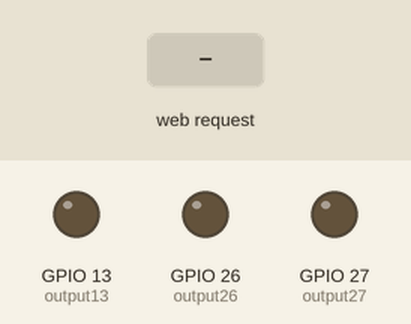
Recording of a sketch running on a simulated ESP32. Shown: output pins drawn as LEDs (lit = HIGH). Inputs (shaded band) come from the test bench. WiFi joins after 1.5 s; servers stay silent unless stated; what the sketch prints to the serial monitor is not drawn.

Above: at 2.7 s.
2.8 s: HTTP request GET /26/on received
At 4.0 s:
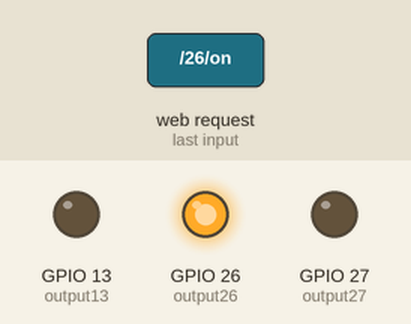
4.3 s: HTTP request GET /27/on received
At 5.3 s:
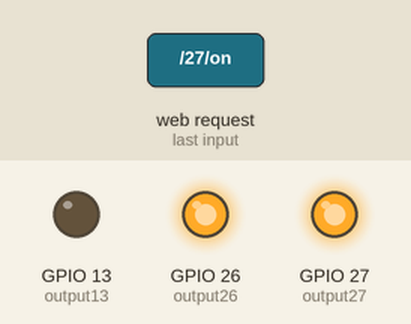
5.8 s: HTTP request GET /26/off received
At 6.4 s:
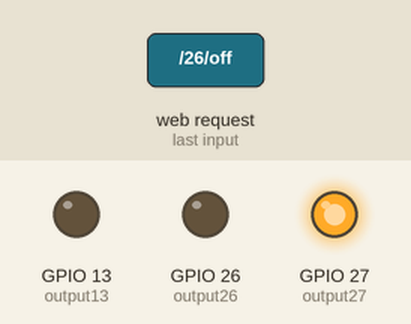
7.3 s: HTTP request GET /13/on received
At 7.6 s:
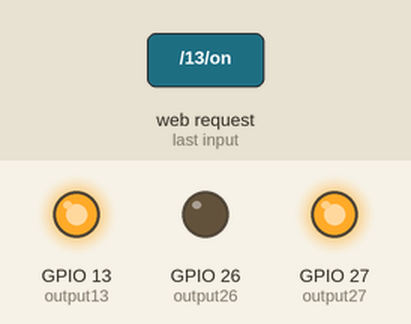
8.8 s: HTTP request GET /27/off received
At 9.9 s:
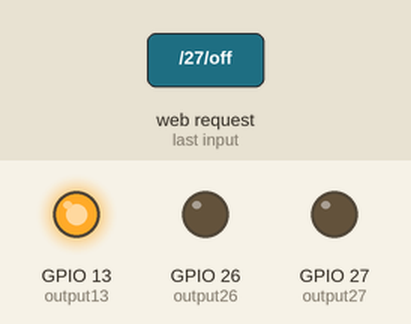
10.3 s: HTTP request GET /13/off received
At 11.1 s:
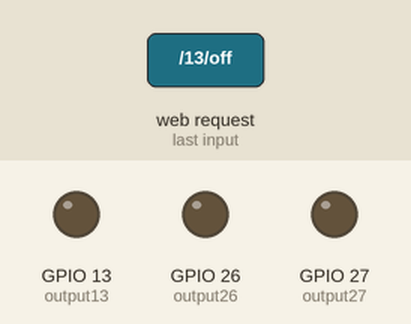
Timing chart, 0 to 12.8 s (numbered marks = the images above; inputs shaded):
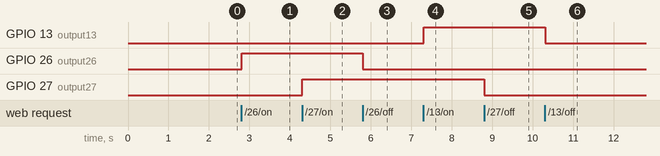

The sketch:

webapp.ino
```cpp
#include <WiFi.h>

// Replace with your network credentials
const char* ssid = "IoT Project";
const char* password = "12345678";

// Set web server port number to 80
WiFiServer server(80);

// Variable to store the HTTP request
String header;

// Auxiliar variables to store the current output state
String output26State = "off";
String output27State = "off";
String output13State = "off";

// Assign output variables to GPIO pins
const int output26 = 26;
const int output27 = 27;
const int output13 = 13;

// Current time
unsigned long currentTime = millis();
// Previous time
unsigned long previousTime = 0;
// Define timeout time in milliseconds (example: 2000ms = 2s)
const long timeoutTime = 2000;

void setup() {
  Serial.begin(115200);
  // Initialize the output variables as outputs
  pinMode(output26, OUTPUT);
  pinMode(output27, OUTPUT);
  pinMode(output13, OUTPUT);
  // Set outputs to LOW
  digitalWrite(output26, LOW);
  digitalWrite(output27, LOW);
  digitalWrite(output13, LOW);

  // Connect to Wi-Fi network with SSID and password
  Serial.print("Connecting to ");
  Serial.println(ssid);
  WiFi.begin(ssid, password);
  while (WiFi.status() != WL_CONNECTED) {
    delay(500);
    Serial.print(".");
  }
  // Print local IP address and start web server
  Serial.println("");
  Serial.println("WiFi connected.");
  Serial.println("IP address: ");
  Serial.println(WiFi.localIP());
  server.begin();
}

void loop(){
  WiFiClient client = server.available();   // Listen for incoming clients

  if (client) {                             // If a new client connects,
    currentTime = millis();
    previousTime = currentTime;
    Serial.println("New Client.");          // print a message out in the serial port
    String currentLine = "";                // make a String to hold incoming data from the client
    while (client.connected() && currentTime - previousTime <= timeoutTime) {  // loop while the client's connected
      currentTime = millis();
      if (client.available()) {             // if there's bytes to read from the client,
        char c = client.read();             // read a byte, then
        Serial.write(c);                    // print it out the serial monitor
        header += c;
        if (c == '\n') {                    // if the byte is a newline character
          // if the current line is blank, you got two newline characters in a row.
          // that's the end of the client HTTP request, so send a response:
          if (currentLine.length() == 0) {
            // HTTP headers always start with a response code (e.g. HTTP/1.1 200 OK)
            // and a content-type so the client knows what's coming, then a blank line:
            client.println("HTTP/1.1 200 OK");
            client.println("Content-type:text/html");
            client.println("Connection: close");
            client.println();

            // turns the GPIOs on and off
            if (header.indexOf("GET /26/on") >= 0) {
              Serial.println("GPIO 26 on");
              output26State = "on";
              digitalWrite(output26, HIGH);
            } else if (header.indexOf("GET /26/off") >= 0) {
              Serial.println("GPIO 26 off");
              output26State = "off";
              digitalWrite(output26, LOW);
            } else if (header.indexOf("GET /27/on") >= 0) {
              Serial.println("GPIO 27 on");
              output27State = "on";
              digitalWrite(output27, HIGH);
            } else if (header.indexOf("GET /27/off") >= 0) {
              Serial.println("GPIO 27 off");
              output27State = "off";
              digitalWrite(output27, LOW);
            } else if (header.indexOf("GET /13/on") >= 0) {
              Serial.println("GPIO 13 on");
              output13State = "on";
              digitalWrite(output13, HIGH);
            } else if (header.indexOf("GET /13/off") >= 0) {
              Serial.println("GPIO 13 off");
              output13State = "off";
              digitalWrite(output13, LOW);
            }

            // Display the HTML web page
            client.println("<!DOCTYPE html><html>");
            client.println("<head><meta name=\"viewport\" content=\"width=device-width, initial-scale=1\">");
            client.println("<link rel=\"icon\" href=\"data:,\">");
            // CSS to style the on/off buttons
            // Feel free to change the background-color and font-size attributes to fit your preferences
            client.println("<style>html { font-family: Helvetica; display: inline-block; margin: 0px auto; text-align: center;}");
            client.println(".button { background-color: #4CAF50; border: none; color: white; padding: 16px 40px;");
            client.println("text-decoration: none; font-size: 30px; margin: 2px; cursor: pointer;}");
            client.println(".button2 {background-color: #555555;}</style></head>");

            // Web Page Heading
            client.println("<body><h1>ECE 2064 Lab</h1>");

             // Display current state, and ON/OFF buttons for GPIO 13
            client.println("<p>GPIO 13 - State " + output13State + "</p>");
            // If the output13State is off, it displays the ON button
            if (output13State=="off") {
              client.println("<p><a href=\"/13/on\"><button class=\"button\">ON</button></a></p>");
            } else {
              client.println("<p><a href=\"/13/off\"><button class=\"button button2\">OFF</button></a></p>");
            }

            // Display current state, and ON/OFF buttons for GPIO 26
            client.println("<p>GPIO 26 - State " + output26State + "</p>");
            // If the output26State is off, it displays the ON button
            if (output26State=="off") {
              client.println("<p><a href=\"/26/on\"><button class=\"button\">ON</button></a></p>");
            } else {
              client.println("<p><a href=\"/26/off\"><button class=\"button button2\">OFF</button></a></p>");
            }

            // Display current state, and ON/OFF buttons for GPIO 27
            client.println("<p>GPIO 27 - State " + output27State + "</p>");
            // If the output27State is off, it displays the ON button
            if (output27State=="off") {
              client.println("<p><a href=\"/27/on\"><button class=\"button\">ON</button></a></p>");
            } else {
              client.println("<p><a href=\"/27/off\"><button class=\"button button2\">OFF</button></a></p>");
            }
            client.println("</body></html>");

            // The HTTP response ends with another blank line
            client.println();
            // Break out of the while loop
            break;
          } else { // if you got a newline, then clear currentLine
            currentLine = "";
          }
        } else if (c != '\r') {  // if you got anything else but a carriage return character,
          currentLine += c;      // add it to the end of the currentLine
        }
      }
    }
    // Clear the header variable
    header = "";
    // Close the connection
    client.stop();
    Serial.println("Client disconnected.");
    Serial.println("");
  }
}
```

Measured:
- after the input at 2.8 s, GPIO 26 (output26): LOW → HIGH at once
- after the input at 4.3 s, GPIO 27 (output27): LOW → HIGH at once
- after the input at 5.8 s, GPIO 26 (output26): HIGH → LOW at once
- after the input at 7.3 s, GPIO 13 (output13): LOW → HIGH at once
- after the input at 8.8 s, GPIO 27 (output27): HIGH → LOW at once
- after the input at 10.3 s, GPIO 13 (output13): HIGH → LOW at once
